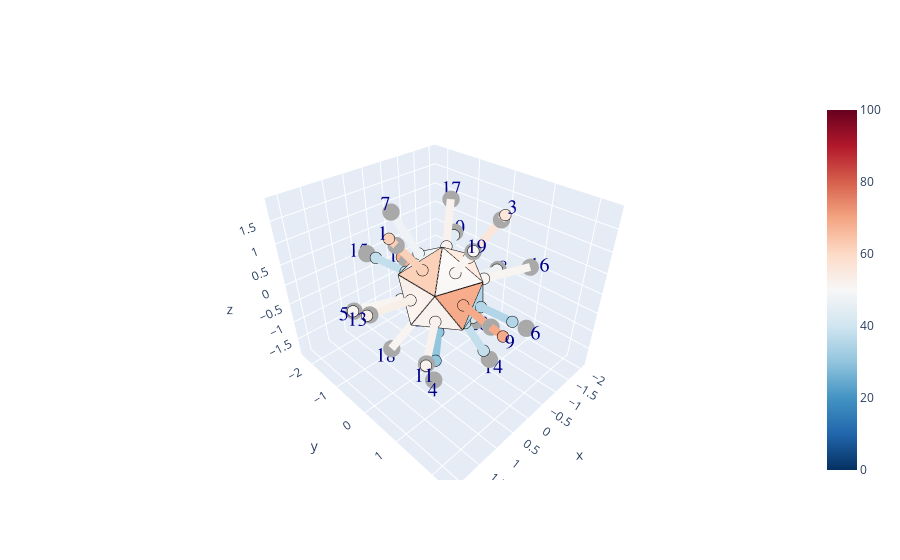

This figure's notebook cell:
### Code cell
display_dice(test_dice.iloc[:,0], cmap='rdbu_r')
# display_dice(test_dice_2.iloc[:-1,3])

#Not bad, but the face vectors could be better. Maybe need an outline.

#Also, should be uniform color for any spots that are within expected
#variance. Only color up the ones outside it!

### Figure 1 — Plotly figure (JSON) as saved in the notebook; plotly's stock layout.template omitted (floating-point values rounded to 4 significant figures)
{"data": [{"cmax": 100, "cmin": 0, "colorscale": [[0, "rgb(5,48,97)"], [0.1, "rgb(33,102,172)"], [0.2, "rgb(67,147,195)"], [0.3, "rgb(146,197,222)"], [0.4, "rgb(209,229,240)"], [0.5, "rgb(247,247,247)"], [0.6, "rgb(253,219,199)"], [0.7, "rgb(244,165,130)"], [0.8, "rgb(214,96,77)"], [0.9, "rgb(178,24,43)"], [1, "rgb(103,0,31)"]], "i": [0, 6, 0, 2, 8, 2, 0, 4, 1, 5, 1, 6, 1, 2, 7, 3, 0, 8, 0, 4], "intensity": [62, 63, 56, 30, 51, 35, 48, 48, 69, 44, 52, 68, 53, 38, 38, 51, 52, 51, 51, 40], "intensitymode": "cell", "j": [1, 8, 3, 10, 9, 3, 7, 5, 2, 6, 2, 7, 9, 4, 8, 4, 5, 10, 1, 6], "k": [9, 11, 5, 11, 10, 4, 9, 6, 3, 7, 10, 8, 10, 11, 9, 5, 7, 11, 3, 11], "lighting": {"ambient": 1}, "type": "mesh3d", "x": [0, 0.7236, 0.2764, -0.2764, -0.7236, -0.8944, -0.7236, -0.2764, 0.2764, 0.7236, 0.8944, 1.225e-16], "y": [0, 0.5257, 0.8507, 0.8507, 0.5257, 1.095e-16, -0.5257, -0.8507, -0.8507, -0.5257, -2.191e-16, 0], "z": [1, 0.4472, -0.4472, 0.4472, -0.4472, 0.4472, -0.4472, 0.4472, -0.4472, 0.4472, -0.4472, -1]}, {"marker": {"color": "darkgray", "size": 6, "symbol": "circle"}, "mode": "markers", "type": "scatter3d", "x": [1.153, -0.3564, -0.9331, 0.9331, 1.51, -0.5767, 0.3564, -1.866, 0.5767, -1.51, 1.51, -0.5767, 1.866, -0.3564, 0.5767, -1.51, -0.9331, 0.9331, 0.3564, -1.153], "y": [-8.848e-17, -1.097, 0.678, 0.678, -1.097, 1.775, -1.097, 2.655e-16, 1.775, -1.097, 1.097, -1.775, -2.631e-16, 1.097, -1.775, 1.097, -0.678, -0.678, 1.097, 1.77e-16], "z": [1.51, -1.51, 1.51, -1.51, -0.3564, -0.3564, 1.51, -0.3564, 0.3564, 0.3564, -0.3564, -0.3564, 0.3564, -1.51, 0.3564, 0.3564, 1.51, -1.51, 1.51, -1.51]}, {"marker": {"color": 1, "opacity": 1, "size": 12}, "mode": "lines", "name": "vertices", "type": "scatter3d", "x": [0, 0.7236, -0.2764, 0, -0.8944, -0.2764, 0.2764, -0.7236, -0.2764, -0.8944, -0.7236, -0.7236, -0.8944, -0.2764, -0.7236, 0.2764, -0.2764, 0, 0.7236, -0.2764, 0.2764, 0.7236, 0.7236, 0.8944, 0.2764, 1.225e-16, 0.8944, 0.2764, 1.225e-16, -0.7236, -0.7236, 1.225e-16, 0.8944, 0.7236, 0.7236, 0.2764], "y": [0, 0.5257, 0.8507, 0, 1.095e-16, 0.8507, 0.8507, 0.5257, 0.8507, 1.095e-16, 0.5257, -0.5257, 1.095e-16, -0.8507, -0.5257, -0.8507, -0.8507, 0, -0.5257, -0.8507, -0.8507, -0.5257, 0.5257, -2.191e-16, -0.8507, 0, -2.191e-16, 0.8507, 0, 0.5257, -0.5257, 0, -2.191e-16, -0.5257, 0.5257, 0.8507], "z": [1, 0.4472, 0.4472, 1, 0.4472, 0.4472, -0.4472, -0.4472, 0.4472, 0.4472, -0.4472, -0.4472, 0.4472, 0.4472, -0.4472, -0.4472, 0.4472, 1, 0.4472, 0.4472, -0.4472, 0.4472, 0.4472, -0.4472, -0.4472, -1, -0.4472, -0.4472, -1, -0.4472, -0.4472, -1, -0.4472, 0.4472, 0.4472, -0.4472]}, {"marker": {"cmax": 2, "cmin": 0, "color": [1.24, 1.24], "colorscale": [[0, "rgb(5,48,97)"], [0.1, "rgb(33,102,172)"], [0.2, "rgb(67,147,195)"], [0.3, "rgb(146,197,222)"], [0.4, "rgb(209,229,240)"], [0.5, "rgb(247,247,247)"], [0.6, "rgb(253,219,199)"], [0.7, "rgb(244,165,130)"], [0.8, "rgb(214,96,77)"], [0.9, "rgb(178,24,43)"], [1, "rgb(103,0,31)"]], "line": {"color": "black", "width": 4}, "size": 4}, "mode": "markers", "type": "scatter3d", "x": [1.299, 0.5464], "y": [-9.966e-17, -4.191e-17], "z": [1.701, 0.7152]}, {"line": {"cmax": 2, "cmin": 0, "color": [1.24, 1.24], "colorscale": [[0, "rgb(5,48,97)"], [0.1, "rgb(33,102,172)"], [0.2, "rgb(67,147,195)"], [0.3, "rgb(146,197,222)"], [0.4, "rgb(209,229,240)"], [0.5, "rgb(247,247,247)"], [0.6, "rgb(253,219,199)"], [0.7, "rgb(244,165,130)"], [0.8, "rgb(214,96,77)"], [0.9, "rgb(178,24,43)"], [1, "rgb(103,0,31)"]], "width": 16}, "marker": {"cmax": 2, "cmin": 0, "color": [1.24, 1.24], "colorscale": [[0, "rgb(5,48,97)"], [0.1, "rgb(33,102,172)"], [0.2, "rgb(67,147,195)"], [0.3, "rgb(146,197,222)"], [0.4, "rgb(209,229,240)"], [0.5, "rgb(247,247,247)"], [0.6, "rgb(253,219,199)"], [0.7, "rgb(244,165,130)"], [0.8, "rgb(214,96,77)"], [0.9, "rgb(178,24,43)"], [1, "rgb(103,0,31)"]], "size": 3}, "mode": "lines+markers", "type": "scatter3d", "x": [1.299, 0.5464], "y": [-9.966e-17, -4.191e-17], "z": [1.701, 0.7152]}, {"marker": {"cmax": 2, "cmin": 0, "color": [1.26, 1.26], "colorscale": [[0, "rgb(5,48,97)"], [0.1, "rgb(33,102,172)"], [0.2, "rgb(67,147,195)"], [0.3, "rgb(146,197,222)"], [0.4, "rgb(209,229,240)"], [0.5, "rgb(247,247,247)"], [0.6, "rgb(253,219,199)"], [0.7, "rgb(244,165,130)"], [0.8, "rgb(214,96,77)"], [0.9, "rgb(178,24,43)"], [1, "rgb(103,0,31)"]], "line": {"color": "black", "width": 4}, "size": 4}, "mode": "markers", "type": "scatter3d", "x": [-0.4052, -0.1688], "y": [-1.247, -0.5196], "z": [-1.716, -0.7152]}, {"line": {"cmax": 2, "cmin": 0, "color": [1.26, 1.26], "colorscale": [[0, "rgb(5,48,97)"], [0.1, "rgb(33,102,172)"], [0.2, "rgb(67,147,195)"], [0.3, "rgb(146,197,222)"], [0.4, "rgb(209,229,240)"], [0.5, "rgb(247,247,247)"], [0.6, "rgb(253,219,199)"], [0.7, "rgb(244,165,130)"], [0.8, "rgb(214,96,77)"], [0.9, "rgb(178,24,43)"], [1, "rgb(103,0,31)"]], "width": 16}, "marker": {"cmax": 2, "cmin": 0, "color": [1.26, 1.26], "colorscale": [[0, "rgb(5,48,97)"], [0.1, "rgb(33,102,172)"], [0.2, "rgb(67,147,195)"], [0.3, "rgb(146,197,222)"], [0.4, "rgb(209,229,240)"], [0.5, "rgb(247,247,247)"], [0.6, "rgb(253,219,199)"], [0.7, "rgb(244,165,130)"], [0.8, "rgb(214,96,77)"], [0.9, "rgb(178,24,43)"], [1, "rgb(103,0,31)"]], "size": 3}, "mode": "lines+markers", "type": "scatter3d", "x": [-0.4052, -0.1688], "y": [-1.247, -0.5196], "z": [-1.716, -0.7152]}, {"marker": {"cmax": 2, "cmin": 0, "color": [1.12, 1.12], "colorscale": [[0, "rgb(5,48,97)"], [0.1, "rgb(33,102,172)"], [0.2, "rgb(67,147,195)"], [0.3, "rgb(146,197,222)"], [0.4, "rgb(209,229,240)"], [0.5, "rgb(247,247,247)"], [0.6, "rgb(253,219,199)"], [0.7, "rgb(244,165,130)"], [0.8, "rgb(214,96,77)"], [0.9, "rgb(178,24,43)"], [1, "rgb(103,0,31)"]], "line": {"color": "black", "width": 4}, "size": 4}, "mode": "markers", "type": "scatter3d", "x": [-0.9921, -0.442], "y": [0.7208, 0.3211], "z": [1.605, 0.7152]}, {"line": {"cmax": 2, "cmin": 0, "color": [1.12, 1.12], "colorscale": [[0, "rgb(5,48,97)"], [0.1, "rgb(33,102,172)"], [0.2, "rgb(67,147,195)"], [0.3, "rgb(146,197,222)"], [0.4, "rgb(209,229,240)"], [0.5, "rgb(247,247,247)"], [0.6, "rgb(253,219,199)"], [0.7, "rgb(244,165,130)"], [0.8, "rgb(214,96,77)"], [0.9, "rgb(178,24,43)"], [1, "rgb(103,0,31)"]], "width": 16}, "marker": {"cmax": 2, "cmin": 0, "color": [1.12, 1.12], "colorscale": [[0, "rgb(5,48,97)"], [0.1, "rgb(33,102,172)"], [0.2, "rgb(67,147,195)"], [0.3, "rgb(146,197,222)"], [0.4, "rgb(209,229,240)"], [0.5, "rgb(247,247,247)"], [0.6, "rgb(253,219,199)"], [0.7, "rgb(244,165,130)"], [0.8, "rgb(214,96,77)"], [0.9, "rgb(178,24,43)"], [1, "rgb(103,0,31)"]], "size": 3}, "mode": "lines+markers", "type": "scatter3d", "x": [-0.9921, -0.442], "y": [0.7208, 0.3211], "z": [1.605, 0.7152]}, {"marker": {"cmax": 2, "cmin": 0, "color": [0.6, 0.6], "colorscale": [[0, "rgb(5,48,97)"], [0.1, "rgb(33,102,172)"], [0.2, "rgb(67,147,195)"], [0.3, "rgb(146,197,222)"], [0.4, "rgb(209,229,240)"], [0.5, "rgb(247,247,247)"], [0.6, "rgb(253,219,199)"], [0.7, "rgb(244,165,130)"], [0.8, "rgb(214,96,77)"], [0.9, "rgb(178,24,43)"], [1, "rgb(103,0,31)"]], "line": {"color": "black", "width": 4}, "size": 4}, "mode": "markers", "type": "scatter3d", "x": [0.7367, 0.442], "y": [0.5352, 0.3211], "z": [-1.192, -0.7152]}, {"line": {"cmax": 2, "cmin": 0, "color": [0.6, 0.6], "colorscale": [[0, "rgb(5,48,97)"], [0.1, "rgb(33,102,172)"], [0.2, "rgb(67,147,195)"], [0.3, "rgb(146,197,222)"], [0.4, "rgb(209,229,240)"], [0.5, "rgb(247,247,247)"], [0.6, "rgb(253,219,199)"], [0.7, "rgb(244,165,130)"], [0.8, "rgb(214,96,77)"], [0.9, "rgb(178,24,43)"], [1, "rgb(103,0,31)"]], "width": 16}, "marker": {"cmax": 2, "cmin": 0, "color": [0.6, 0.6], "colorscale": [[0, "rgb(5,48,97)"], [0.1, "rgb(33,102,172)"], [0.2, "rgb(67,147,195)"], [0.3, "rgb(146,197,222)"], [0.4, "rgb(209,229,240)"], [0.5, "rgb(247,247,247)"], [0.6, "rgb(253,219,199)"], [0.7, "rgb(244,165,130)"], [0.8, "rgb(214,96,77)"], [0.9, "rgb(178,24,43)"], [1, "rgb(103,0,31)"]], "size": 3}, "mode": "lines+markers", "type": "scatter3d", "x": [0.7367, 0.442], "y": [0.5352, 0.3211], "z": [-1.192, -0.7152]}, {"marker": {"cmax": 2, "cmin": 0, "color": [1.02, 1.02], "colorscale": [[0, "rgb(5,48,97)"], [0.1, "rgb(33,102,172)"], [0.2, "rgb(67,147,195)"], [0.3, "rgb(146,197,222)"], [0.4, "rgb(209,229,240)"], [0.5, "rgb(247,247,247)"], [0.6, "rgb(253,219,199)"], [0.7, "rgb(244,165,130)"], [0.8, "rgb(214,96,77)"], [0.9, "rgb(178,24,43)"], [1, "rgb(103,0,31)"]], "line": {"color": "black", "width": 4}, "size": 4}, "mode": "markers", "type": "scatter3d", "x": [1.526, 0.7152], "y": [-1.109, -0.5196], "z": [-0.3602, -0.1688]}, {"line": {"cmax": 2, "cmin": 0, "color": [1.02, 1.02], "colorscale": [[0, "rgb(5,48,97)"], [0.1, "rgb(33,102,172)"], [0.2, "rgb(67,147,195)"], [0.3, "rgb(146,197,222)"], [0.4, "rgb(209,229,240)"], [0.5, "rgb(247,247,247)"], [0.6, "rgb(253,219,199)"], [0.7, "rgb(244,165,130)"], [0.8, "rgb(214,96,77)"], [0.9, "rgb(178,24,43)"], [1, "rgb(103,0,31)"]], "width": 16}, "marker": {"cmax": 2, "cmin": 0, "color": [1.02, 1.02], "colorscale": [[0, "rgb(5,48,97)"], [0.1, "rgb(33,102,172)"], [0.2, "rgb(67,147,195)"], [0.3, "rgb(146,197,222)"], [0.4, "rgb(209,229,240)"], [0.5, "rgb(247,247,247)"], [0.6, "rgb(253,219,199)"], [0.7, "rgb(244,165,130)"], [0.8, "rgb(214,96,77)"], [0.9, "rgb(178,24,43)"], [1, "rgb(103,0,31)"]], "size": 3}, "mode": "lines+markers", "type": "scatter3d", "x": [1.526, 0.7152], "y": [-1.109, -0.5196], "z": [-0.3602, -0.1688]}, {"marker": {"cmax": 2, "cmin": 0, "color": [0.7, 0.7], "colorscale": [[0, "rgb(5,48,97)"], [0.1, "rgb(33,102,172)"], [0.2, "rgb(67,147,195)"], [0.3, "rgb(146,197,222)"], [0.4, "rgb(209,229,240)"], [0.5, "rgb(247,247,247)"], [0.6, "rgb(253,219,199)"], [0.7, "rgb(244,165,130)"], [0.8, "rgb(214,96,77)"], [0.9, "rgb(178,24,43)"], [1, "rgb(103,0,31)"]], "line": {"color": "black", "width": 4}, "size": 4}, "mode": "markers", "type": "scatter3d", "x": [-0.4856, -0.2732], "y": [1.495, 0.8408], "z": [-0.3001, -0.1688]}, {"line": {"cmax": 2, "cmin": 0, "color": [0.7, 0.7], "colorscale": [[0, "rgb(5,48,97)"], [0.1, "rgb(33,102,172)"], [0.2, "rgb(67,147,195)"], [0.3, "rgb(146,197,222)"], [0.4, "rgb(209,229,240)"], [0.5, "rgb(247,247,247)"], [0.6, "rgb(253,219,199)"], [0.7, "rgb(244,165,130)"], [0.8, "rgb(214,96,77)"], [0.9, "rgb(178,24,43)"], [1, "rgb(103,0,31)"]], "width": 16}, "marker": {"cmax": 2, "cmin": 0, "color": [0.7, 0.7], "colorscale": [[0, "rgb(5,48,97)"], [0.1, "rgb(33,102,172)"], [0.2, "rgb(67,147,195)"], [0.3, "rgb(146,197,222)"], [0.4, "rgb(209,229,240)"], [0.5, "rgb(247,247,247)"], [0.6, "rgb(253,219,199)"], [0.7, "rgb(244,165,130)"], [0.8, "rgb(214,96,77)"], [0.9, "rgb(178,24,43)"], [1, "rgb(103,0,31)"]], "size": 3}, "mode": "lines+markers", "type": "scatter3d", "x": [-0.4856, -0.2732], "y": [1.495, 0.8408], "z": [-0.3001, -0.1688]}, {"marker": {"cmax": 2, "cmin": 0, "color": [0.96, 0.96], "colorscale": [[0, "rgb(5,48,97)"], [0.1, "rgb(33,102,172)"], [0.2, "rgb(67,147,195)"], [0.3, "rgb(146,197,222)"], [0.4, "rgb(209,229,240)"], [0.5, "rgb(247,247,247)"], [0.6, "rgb(253,219,199)"], [0.7, "rgb(244,165,130)"], [0.8, "rgb(214,96,77)"], [0.9, "rgb(178,24,43)"], [1, "rgb(103,0,31)"]], "line": {"color": "black", "width": 4}, "size": 4}, "mode": "markers", "type": "scatter3d", "x": [0.3489, 0.1688], "y": [-1.074, -0.5196], "z": [1.478, 0.7152]}, {"line": {"cmax": 2, "cmin": 0, "color": [0.96, 0.96], "colorscale": [[0, "rgb(5,48,97)"], [0.1, "rgb(33,102,172)"], [0.2, "rgb(67,147,195)"], [0.3, "rgb(146,197,222)"], [0.4, "rgb(209,229,240)"], [0.5, "rgb(247,247,247)"], [0.6, "rgb(253,219,199)"], [0.7, "rgb(244,165,130)"], [0.8, "rgb(214,96,77)"], [0.9, "rgb(178,24,43)"], [1, "rgb(103,0,31)"]], "width": 16}, "marker": {"cmax": 2, "cmin": 0, "color": [0.96, 0.96], "colorscale": [[0, "rgb(5,48,97)"], [0.1, "rgb(33,102,172)"], [0.2, "rgb(67,147,195)"], [0.3, "rgb(146,197,222)"], [0.4, "rgb(209,229,240)"], [0.5, "rgb(247,247,247)"], [0.6, "rgb(253,219,199)"], [0.7, "rgb(244,165,130)"], [0.8, "rgb(214,96,77)"], [0.9, "rgb(178,24,43)"], [1, "rgb(103,0,31)"]], "size": 3}, "mode": "lines+markers", "type": "scatter3d", "x": [0.3489, 0.1688], "y": [-1.074, -0.5196], "z": [1.478, 0.7152]}, {"marker": {"cmax": 2, "cmin": 0, "color": [0.96, 0.96], "colorscale": [[0, "rgb(5,48,97)"], [0.1, "rgb(33,102,172)"], [0.2, "rgb(67,147,195)"], [0.3, "rgb(146,197,222)"], [0.4, "rgb(209,229,240)"], [0.5, "rgb(247,247,247)"], [0.6, "rgb(253,219,199)"], [0.7, "rgb(244,165,130)"], [0.8, "rgb(214,96,77)"], [0.9, "rgb(178,24,43)"], [1, "rgb(103,0,31)"]], "line": {"color": "black", "width": 4}, "size": 4}, "mode": "markers", "type": "scatter3d", "x": [-1.827, -0.884], "y": [2.599e-16, 1.257e-16], "z": [-0.3489, -0.1688]}, {"line": {"cmax": 2, "cmin": 0, "color": [0.96, 0.96], "colorscale": [[0, "rgb(5,48,97)"], [0.1, "rgb(33,102,172)"], [0.2, "rgb(67,147,195)"], [0.3, "rgb(146,197,222)"], [0.4, "rgb(209,229,240)"], [0.5, "rgb(247,247,247)"], [0.6, "rgb(253,219,199)"], [0.7, "rgb(244,165,130)"], [0.8, "rgb(214,96,77)"], [0.9, "rgb(178,24,43)"], [1, "rgb(103,0,31)"]], "width": 16}, "marker": {"cmax": 2, "cmin": 0, "color": [0.96, 0.96], "colorscale": [[0, "rgb(5,48,97)"], [0.1, "rgb(33,102,172)"], [0.2, "rgb(67,147,195)"], [0.3, "rgb(146,197,222)"], [0.4, "rgb(209,229,240)"], [0.5, "rgb(247,247,247)"], [0.6, "rgb(253,219,199)"], [0.7, "rgb(244,165,130)"], [0.8, "rgb(214,96,77)"], [0.9, "rgb(178,24,43)"], [1, "rgb(103,0,31)"]], "size": 3}, "mode": "lines+markers", "type": "scatter3d", "x": [-1.827, -0.884], "y": [2.599e-16, 1.257e-16], "z": [-0.3489, -0.1688]}, {"marker": {"cmax": 2, "cmin": 0, "color": [1.38, 1.38], "colorscale": [[0, "rgb(5,48,97)"], [0.1, "rgb(33,102,172)"], [0.2, "rgb(67,147,195)"], [0.3, "rgb(146,197,222)"], [0.4, "rgb(209,229,240)"], [0.5, "rgb(247,247,247)"], [0.6, "rgb(253,219,199)"], [0.7, "rgb(244,165,130)"], [0.8, "rgb(214,96,77)"], [0.9, "rgb(178,24,43)"], [1, "rgb(103,0,31)"]], "line": {"color": "black", "width": 4}, "size": 4}, "mode": "markers", "type": "scatter3d", "x": [0.6921, 0.2732], "y": [2.13, 0.8408], "z": [0.4277, 0.1688]}, {"line": {"cmax": 2, "cmin": 0, "color": [1.38, 1.38], "colorscale": [[0, "rgb(5,48,97)"], [0.1, "rgb(33,102,172)"], [0.2, "rgb(67,147,195)"], [0.3, "rgb(146,197,222)"], [0.4, "rgb(209,229,240)"], [0.5, "rgb(247,247,247)"], [0.6, "rgb(253,219,199)"], [0.7, "rgb(244,165,130)"], [0.8, "rgb(214,96,77)"], [0.9, "rgb(178,24,43)"], [1, "rgb(103,0,31)"]], "width": 16}, "marker": {"cmax": 2, "cmin": 0, "color": [1.38, 1.38], "colorscale": [[0, "rgb(5,48,97)"], [0.1, "rgb(33,102,172)"], [0.2, "rgb(67,147,195)"], [0.3, "rgb(146,197,222)"], [0.4, "rgb(209,229,240)"], [0.5, "rgb(247,247,247)"], [0.6, "rgb(253,219,199)"], [0.7, "rgb(244,165,130)"], [0.8, "rgb(214,96,77)"], [0.9, "rgb(178,24,43)"], [1, "rgb(103,0,31)"]], "size": 3}, "mode": "lines+markers", "type": "scatter3d", "x": [0.6921, 0.2732], "y": [2.13, 0.8408], "z": [0.4277, 0.1688]}, {"marker": {"cmax": 2, "cmin": 0, "color": [0.88, 0.88], "colorscale": [[0, "rgb(5,48,97)"], [0.1, "rgb(33,102,172)"], [0.2, "rgb(67,147,195)"], [0.3, "rgb(146,197,222)"], [0.4, "rgb(209,229,240)"], [0.5, "rgb(247,247,247)"], [0.6, "rgb(253,219,199)"], [0.7, "rgb(244,165,130)"], [0.8, "rgb(214,96,77)"], [0.9, "rgb(178,24,43)"], [1, "rgb(103,0,31)"]], "line": {"color": "black", "width": 4}, "size": 4}, "mode": "markers", "type": "scatter3d", "x": [-1.414, -0.7152], "y": [-1.028, -0.5196], "z": [0.3339, 0.1688]}, {"line": {"cmax": 2, "cmin": 0, "color": [0.88, 0.88], "colorscale": [[0, "rgb(5,48,97)"], [0.1, "rgb(33,102,172)"], [0.2, "rgb(67,147,195)"], [0.3, "rgb(146,197,222)"], [0.4, "rgb(209,229,240)"], [0.5, "rgb(247,247,247)"], [0.6, "rgb(253,219,199)"], [0.7, "rgb(244,165,130)"], [0.8, "rgb(214,96,77)"], [0.9, "rgb(178,24,43)"], [1, "rgb(103,0,31)"]], "width": 16}, "marker": {"cmax": 2, "cmin": 0, "color": [0.88, 0.88], "colorscale": [[0, "rgb(5,48,97)"], [0.1, "rgb(33,102,172)"], [0.2, "rgb(67,147,195)"], [0.3, "rgb(146,197,222)"], [0.4, "rgb(209,229,240)"], [0.5, "rgb(247,247,247)"], [0.6, "rgb(253,219,199)"], [0.7, "rgb(244,165,130)"], [0.8, "rgb(214,96,77)"], [0.9, "rgb(178,24,43)"], [1, "rgb(103,0,31)"]], "size": 3}, "mode": "lines+markers", "type": "scatter3d", "x": [-1.414, -0.7152], "y": [-1.028, -0.5196], "z": [0.3339, 0.1688]}, {"marker": {"cmax": 2, "cmin": 0, "color": [1.04, 1.04], "colorscale": [[0, "rgb(5,48,97)"], [0.1, "rgb(33,102,172)"], [0.2, "rgb(67,147,195)"], [0.3, "rgb(146,197,222)"], [0.4, "rgb(209,229,240)"], [0.5, "rgb(247,247,247)"], [0.6, "rgb(253,219,199)"], [0.7, "rgb(244,165,130)"], [0.8, "rgb(214,96,77)"], [0.9, "rgb(178,24,43)"], [1, "rgb(103,0,31)"]], "line": {"color": "black", "width": 4}, "size": 4}, "mode": "markers", "type": "scatter3d", "x": [1.542, 0.7152], "y": [1.12, 0.5196], "z": [-0.3639, -0.1688]}, {"line": {"cmax": 2, "cmin": 0, "color": [1.04, 1.04], "colorscale": [[0, "rgb(5,48,97)"], [0.1, "rgb(33,102,172)"], [0.2, "rgb(67,147,195)"], [0.3, "rgb(146,197,222)"], [0.4, "rgb(209,229,240)"], [0.5, "rgb(247,247,247)"], [0.6, "rgb(253,219,199)"], [0.7, "rgb(244,165,130)"], [0.8, "rgb(214,96,77)"], [0.9, "rgb(178,24,43)"], [1, "rgb(103,0,31)"]], "width": 16}, "marker": {"cmax": 2, "cmin": 0, "color": [1.04, 1.04], "colorscale": [[0, "rgb(5,48,97)"], [0.1, "rgb(33,102,172)"], [0.2, "rgb(67,147,195)"], [0.3, "rgb(146,197,222)"], [0.4, "rgb(209,229,240)"], [0.5, "rgb(247,247,247)"], [0.6, "rgb(253,219,199)"], [0.7, "rgb(244,165,130)"], [0.8, "rgb(214,96,77)"], [0.9, "rgb(178,24,43)"], [1, "rgb(103,0,31)"]], "size": 3}, "mode": "lines+markers", "type": "scatter3d", "x": [1.542, 0.7152], "y": [1.12, 0.5196], "z": [-0.3639, -0.1688]}, {"marker": {"cmax": 2, "cmin": 0, "color": [1.36, 1.36], "colorscale": [[0, "rgb(5,48,97)"], [0.1, "rgb(33,102,172)"], [0.2, "rgb(67,147,195)"], [0.3, "rgb(146,197,222)"], [0.4, "rgb(209,229,240)"], [0.5, "rgb(247,247,247)"], [0.6, "rgb(253,219,199)"], [0.7, "rgb(244,165,130)"], [0.8, "rgb(214,96,77)"], [0.9, "rgb(178,24,43)"], [1, "rgb(103,0,31)"]], "line": {"color": "black", "width": 4}, "size": 4}, "mode": "markers", "type": "scatter3d", "x": [-0.686, -0.2732], "y": [-2.111, -0.8408], "z": [-0.424, -0.1688]}, {"line": {"cmax": 2, "cmin": 0, "color": [1.36, 1.36], "colorscale": [[0, "rgb(5,48,97)"], [0.1, "rgb(33,102,172)"], [0.2, "rgb(67,147,195)"], [0.3, "rgb(146,197,222)"], [0.4, "rgb(209,229,240)"], [0.5, "rgb(247,247,247)"], [0.6, "rgb(253,219,199)"], [0.7, "rgb(244,165,130)"], [0.8, "rgb(214,96,77)"], [0.9, "rgb(178,24,43)"], [1, "rgb(103,0,31)"]], "width": 16}, "marker": {"cmax": 2, "cmin": 0, "color": [1.36, 1.36], "colorscale": [[0, "rgb(5,48,97)"], [0.1, "rgb(33,102,172)"], [0.2, "rgb(67,147,195)"], [0.3, "rgb(146,197,222)"], [0.4, "rgb(209,229,240)"], [0.5, "rgb(247,247,247)"], [0.6, "rgb(253,219,199)"], [0.7, "rgb(244,165,130)"], [0.8, "rgb(214,96,77)"], [0.9, "rgb(178,24,43)"], [1, "rgb(103,0,31)"]], "size": 3}, "mode": "lines+markers", "type": "scatter3d", "x": [-0.686, -0.2732], "y": [-2.111, -0.8408], "z": [-0.424, -0.1688]}, {"marker": {"cmax": 2, "cmin": 0, "color": [1.06, 1.06], "colorscale": [[0, "rgb(5,48,97)"], [0.1, "rgb(33,102,172)"], [0.2, "rgb(67,147,195)"], [0.3, "rgb(146,197,222)"], [0.4, "rgb(209,229,240)"], [0.5, "rgb(247,247,247)"], [0.6, "rgb(253,219,199)"], [0.7, "rgb(244,165,130)"], [0.8, "rgb(214,96,77)"], [0.9, "rgb(178,24,43)"], [1, "rgb(103,0,31)"]], "line": {"color": "black", "width": 4}, "size": 4}, "mode": "markers", "type": "scatter3d", "x": [1.925, 0.884], "y": [-2.714e-16, -1.246e-16], "z": [0.3677, 0.1688]}, {"line": {"cmax": 2, "cmin": 0, "color": [1.06, 1.06], "colorscale": [[0, "rgb(5,48,97)"], [0.1, "rgb(33,102,172)"], [0.2, "rgb(67,147,195)"], [0.3, "rgb(146,197,222)"], [0.4, "rgb(209,229,240)"], [0.5, "rgb(247,247,247)"], [0.6, "rgb(253,219,199)"], [0.7, "rgb(244,165,130)"], [0.8, "rgb(214,96,77)"], [0.9, "rgb(178,24,43)"], [1, "rgb(103,0,31)"]], "width": 16}, "marker": {"cmax": 2, "cmin": 0, "color": [1.06, 1.06], "colorscale": [[0, "rgb(5,48,97)"], [0.1, "rgb(33,102,172)"], [0.2, "rgb(67,147,195)"], [0.3, "rgb(146,197,222)"], [0.4, "rgb(209,229,240)"], [0.5, "rgb(247,247,247)"], [0.6, "rgb(253,219,199)"], [0.7, "rgb(244,165,130)"], [0.8, "rgb(214,96,77)"], [0.9, "rgb(178,24,43)"], [1, "rgb(103,0,31)"]], "size": 3}, "mode": "lines+markers", "type": "scatter3d", "x": [1.925, 0.884], "y": [-2.714e-16, -1.246e-16], "z": [0.3677, 0.1688]}, {"marker": {"cmax": 2, "cmin": 0, "color": [0.76, 0.76], "colorscale": [[0, "rgb(5,48,97)"], [0.1, "rgb(33,102,172)"], [0.2, "rgb(67,147,195)"], [0.3, "rgb(146,197,222)"], [0.4, "rgb(209,229,240)"], [0.5, "rgb(247,247,247)"], [0.6, "rgb(253,219,199)"], [0.7, "rgb(244,165,130)"], [0.8, "rgb(214,96,77)"], [0.9, "rgb(178,24,43)"], [1, "rgb(103,0,31)"]], "line": {"color": "black", "width": 4}, "size": 4}, "mode": "markers", "type": "scatter3d", "x": [-0.3114, -0.1688], "y": [0.9584, 0.5196], "z": [-1.319, -0.7152]}, {"line": {"cmax": 2, "cmin": 0, "color": [0.76, 0.76], "colorscale": [[0, "rgb(5,48,97)"], [0.1, "rgb(33,102,172)"], [0.2, "rgb(67,147,195)"], [0.3, "rgb(146,197,222)"], [0.4, "rgb(209,229,240)"], [0.5, "rgb(247,247,247)"], [0.6, "rgb(253,219,199)"], [0.7, "rgb(244,165,130)"], [0.8, "rgb(214,96,77)"], [0.9, "rgb(178,24,43)"], [1, "rgb(103,0,31)"]], "width": 16}, "marker": {"cmax": 2, "cmin": 0, "color": [0.76, 0.76], "colorscale": [[0, "rgb(5,48,97)"], [0.1, "rgb(33,102,172)"], [0.2, "rgb(67,147,195)"], [0.3, "rgb(146,197,222)"], [0.4, "rgb(209,229,240)"], [0.5, "rgb(247,247,247)"], [0.6, "rgb(253,219,199)"], [0.7, "rgb(244,165,130)"], [0.8, "rgb(214,96,77)"], [0.9, "rgb(178,24,43)"], [1, "rgb(103,0,31)"]], "size": 3}, "mode": "lines+markers", "type": "scatter3d", "x": [-0.3114, -0.1688], "y": [0.9584, 0.5196], "z": [-1.319, -0.7152]}, {"marker": {"cmax": 2, "cmin": 0, "color": [0.76, 0.76], "colorscale": [[0, "rgb(5,48,97)"], [0.1, "rgb(33,102,172)"], [0.2, "rgb(67,147,195)"], [0.3, "rgb(146,197,222)"], [0.4, "rgb(209,229,240)"], [0.5, "rgb(247,247,247)"], [0.6, "rgb(253,219,199)"], [0.7, "rgb(244,165,130)"], [0.8, "rgb(214,96,77)"], [0.9, "rgb(178,24,43)"], [1, "rgb(103,0,31)"]], "line": {"color": "black", "width": 4}, "size": 4}, "mode": "markers", "type": "scatter3d", "x": [0.5039, 0.2732], "y": [-1.551, -0.8408], "z": [0.3114, 0.1688]}, {"line": {"cmax": 2, "cmin": 0, "color": [0.76, 0.76], "colorscale": [[0, "rgb(5,48,97)"], [0.1, "rgb(33,102,172)"], [0.2, "rgb(67,147,195)"], [0.3, "rgb(146,197,222)"], [0.4, "rgb(209,229,240)"], [0.5, "rgb(247,247,247)"], [0.6, "rgb(253,219,199)"], [0.7, "rgb(244,165,130)"], [0.8, "rgb(214,96,77)"], [0.9, "rgb(178,24,43)"], [1, "rgb(103,0,31)"]], "width": 16}, "marker": {"cmax": 2, "cmin": 0, "color": [0.76, 0.76], "colorscale": [[0, "rgb(5,48,97)"], [0.1, "rgb(33,102,172)"], [0.2, "rgb(67,147,195)"], [0.3, "rgb(146,197,222)"], [0.4, "rgb(209,229,240)"], [0.5, "rgb(247,247,247)"], [0.6, "rgb(253,219,199)"], [0.7, "rgb(244,165,130)"], [0.8, "rgb(214,96,77)"], [0.9, "rgb(178,24,43)"], [1, "rgb(103,0,31)"]], "size": 3}, "mode": "lines+markers", "type": "scatter3d", "x": [0.5039, 0.2732], "y": [-1.551, -0.8408], "z": [0.3114, 0.1688]}, {"marker": {"cmax": 2, "cmin": 0, "color": [1.02, 1.02], "colorscale": [[0, "rgb(5,48,97)"], [0.1, "rgb(33,102,172)"], [0.2, "rgb(67,147,195)"], [0.3, "rgb(146,197,222)"], [0.4, "rgb(209,229,240)"], [0.5, "rgb(247,247,247)"], [0.6, "rgb(253,219,199)"], [0.7, "rgb(244,165,130)"], [0.8, "rgb(214,96,77)"], [0.9, "rgb(178,24,43)"], [1, "rgb(103,0,31)"]], "line": {"color": "black", "width": 4}, "size": 4}, "mode": "markers", "type": "scatter3d", "x": [-1.526, -0.7152], "y": [1.109, 0.5196], "z": [0.3602, 0.1688]}, {"line": {"cmax": 2, "cmin": 0, "color": [1.02, 1.02], "colorscale": [[0, "rgb(5,48,97)"], [0.1, "rgb(33,102,172)"], [0.2, "rgb(67,147,195)"], [0.3, "rgb(146,197,222)"], [0.4, "rgb(209,229,240)"], [0.5, "rgb(247,247,247)"], [0.6, "rgb(253,219,199)"], [0.7, "rgb(244,165,130)"], [0.8, "rgb(214,96,77)"], [0.9, "rgb(178,24,43)"], [1, "rgb(103,0,31)"]], "width": 16}, "marker": {"cmax": 2, "cmin": 0, "color": [1.02, 1.02], "colorscale": [[0, "rgb(5,48,97)"], [0.1, "rgb(33,102,172)"], [0.2, "rgb(67,147,195)"], [0.3, "rgb(146,197,222)"], [0.4, "rgb(209,229,240)"], [0.5, "rgb(247,247,247)"], [0.6, "rgb(253,219,199)"], [0.7, "rgb(244,165,130)"], [0.8, "rgb(214,96,77)"], [0.9, "rgb(178,24,43)"], [1, "rgb(103,0,31)"]], "size": 3}, "mode": "lines+markers", "type": "scatter3d", "x": [-1.526, -0.7152], "y": [1.109, 0.5196], "z": [0.3602, 0.1688]}, {"marker": {"cmax": 2, "cmin": 0, "color": [1.04, 1.04], "colorscale": [[0, "rgb(5,48,97)"], [0.1, "rgb(33,102,172)"], [0.2, "rgb(67,147,195)"], [0.3, "rgb(146,197,222)"], [0.4, "rgb(209,229,240)"], [0.5, "rgb(247,247,247)"], [0.6, "rgb(253,219,199)"], [0.7, "rgb(244,165,130)"], [0.8, "rgb(214,96,77)"], [0.9, "rgb(178,24,43)"], [1, "rgb(103,0,31)"]], "line": {"color": "black", "width": 4}, "size": 4}, "mode": "markers", "type": "scatter3d", "x": [-0.9528, -0.442], "y": [-0.6922, -0.3211], "z": [1.542, 0.7152]}, {"line": {"cmax": 2, "cmin": 0, "color": [1.04, 1.04], "colorscale": [[0, "rgb(5,48,97)"], [0.1, "rgb(33,102,172)"], [0.2, "rgb(67,147,195)"], [0.3, "rgb(146,197,222)"], [0.4, "rgb(209,229,240)"], [0.5, "rgb(247,247,247)"], [0.6, "rgb(253,219,199)"], [0.7, "rgb(244,165,130)"], [0.8, "rgb(214,96,77)"], [0.9, "rgb(178,24,43)"], [1, "rgb(103,0,31)"]], "width": 16}, "marker": {"cmax": 2, "cmin": 0, "color": [1.04, 1.04], "colorscale": [[0, "rgb(5,48,97)"], [0.1, "rgb(33,102,172)"], [0.2, "rgb(67,147,195)"], [0.3, "rgb(146,197,222)"], [0.4, "rgb(209,229,240)"], [0.5, "rgb(247,247,247)"], [0.6, "rgb(253,219,199)"], [0.7, "rgb(244,165,130)"], [0.8, "rgb(214,96,77)"], [0.9, "rgb(178,24,43)"], [1, "rgb(103,0,31)"]], "size": 3}, "mode": "lines+markers", "type": "scatter3d", "x": [-0.9528, -0.442], "y": [-0.6922, -0.3211], "z": [1.542, 0.7152]}, {"marker": {"cmax": 2, "cmin": 0, "color": [1.02, 1.02], "colorscale": [[0, "rgb(5,48,97)"], [0.1, "rgb(33,102,172)"], [0.2, "rgb(67,147,195)"], [0.3, "rgb(146,197,222)"], [0.4, "rgb(209,229,240)"], [0.5, "rgb(247,247,247)"], [0.6, "rgb(253,219,199)"], [0.7, "rgb(244,165,130)"], [0.8, "rgb(214,96,77)"], [0.9, "rgb(178,24,43)"], [1, "rgb(103,0,31)"]], "line": {"color": "black", "width": 4}, "size": 4}, "mode": "markers", "type": "scatter3d", "x": [0.943, 0.442], "y": [-0.6851, -0.3211], "z": [-1.526, -0.7152]}, {"line": {"cmax": 2, "cmin": 0, "color": [1.02, 1.02], "colorscale": [[0, "rgb(5,48,97)"], [0.1, "rgb(33,102,172)"], [0.2, "rgb(67,147,195)"], [0.3, "rgb(146,197,222)"], [0.4, "rgb(209,229,240)"], [0.5, "rgb(247,247,247)"], [0.6, "rgb(253,219,199)"], [0.7, "rgb(244,165,130)"], [0.8, "rgb(214,96,77)"], [0.9, "rgb(178,24,43)"], [1, "rgb(103,0,31)"]], "width": 16}, "marker": {"cmax": 2, "cmin": 0, "color": [1.02, 1.02], "colorscale": [[0, "rgb(5,48,97)"], [0.1, "rgb(33,102,172)"], [0.2, "rgb(67,147,195)"], [0.3, "rgb(146,197,222)"], [0.4, "rgb(209,229,240)"], [0.5, "rgb(247,247,247)"], [0.6, "rgb(253,219,199)"], [0.7, "rgb(244,165,130)"], [0.8, "rgb(214,96,77)"], [0.9, "rgb(178,24,43)"], [1, "rgb(103,0,31)"]], "size": 3}, "mode": "lines+markers", "type": "scatter3d", "x": [0.943, 0.442], "y": [-0.6851, -0.3211], "z": [-1.526, -0.7152]}, {"marker": {"cmax": 2, "cmin": 0, "color": [1.02, 1.02], "colorscale": [[0, "rgb(5,48,97)"], [0.1, "rgb(33,102,172)"], [0.2, "rgb(67,147,195)"], [0.3, "rgb(146,197,222)"], [0.4, "rgb(209,229,240)"], [0.5, "rgb(247,247,247)"], [0.6, "rgb(253,219,199)"], [0.7, "rgb(244,165,130)"], [0.8, "rgb(214,96,77)"], [0.9, "rgb(178,24,43)"], [1, "rgb(103,0,31)"]], "line": {"color": "black", "width": 4}, "size": 4}, "mode": "markers", "type": "scatter3d", "x": [0.3602, 0.1688], "y": [1.109, 0.5196], "z": [1.526, 0.7152]}, {"line": {"cmax": 2, "cmin": 0, "color": [1.02, 1.02], "colorscale": [[0, "rgb(5,48,97)"], [0.1, "rgb(33,102,172)"], [0.2, "rgb(67,147,195)"], [0.3, "rgb(146,197,222)"], [0.4, "rgb(209,229,240)"], [0.5, "rgb(247,247,247)"], [0.6, "rgb(253,219,199)"], [0.7, "rgb(244,165,130)"], [0.8, "rgb(214,96,77)"], [0.9, "rgb(178,24,43)"], [1, "rgb(103,0,31)"]], "width": 16}, "marker": {"cmax": 2, "cmin": 0, "color": [1.02, 1.02], "colorscale": [[0, "rgb(5,48,97)"], [0.1, "rgb(33,102,172)"], [0.2, "rgb(67,147,195)"], [0.3, "rgb(146,197,222)"], [0.4, "rgb(209,229,240)"], [0.5, "rgb(247,247,247)"], [0.6, "rgb(253,219,199)"], [0.7, "rgb(244,165,130)"], [0.8, "rgb(214,96,77)"], [0.9, "rgb(178,24,43)"], [1, "rgb(103,0,31)"]], "size": 3}, "mode": "lines+markers", "type": "scatter3d", "x": [0.3602, 0.1688], "y": [1.109, 0.5196], "z": [1.526, 0.7152]}, {"marker": {"cmax": 2, "cmin": 0, "color": [0.8, 0.8], "colorscale": [[0, "rgb(5,48,97)"], [0.1, "rgb(33,102,172)"], [0.2, "rgb(67,147,195)"], [0.3, "rgb(146,197,222)"], [0.4, "rgb(209,229,240)"], [0.5, "rgb(247,247,247)"], [0.6, "rgb(253,219,199)"], [0.7, "rgb(244,165,130)"], [0.8, "rgb(214,96,77)"], [0.9, "rgb(178,24,43)"], [1, "rgb(103,0,31)"]], "line": {"color": "black", "width": 4}, "size": 4}, "mode": "markers", "type": "scatter3d", "x": [-1.032, -0.5464], "y": [1.583e-16, 8.383e-17], "z": [-1.351, -0.7152]}, {"line": {"cmax": 2, "cmin": 0, "color": [0.8, 0.8], "colorscale": [[0, "rgb(5,48,97)"], [0.1, "rgb(33,102,172)"], [0.2, "rgb(67,147,195)"], [0.3, "rgb(146,197,222)"], [0.4, "rgb(209,229,240)"], [0.5, "rgb(247,247,247)"], [0.6, "rgb(253,219,199)"], [0.7, "rgb(244,165,130)"], [0.8, "rgb(214,96,77)"], [0.9, "rgb(178,24,43)"], [1, "rgb(103,0,31)"]], "width": 16}, "marker": {"cmax": 2, "cmin": 0, "color": [0.8, 0.8], "colorscale": [[0, "rgb(5,48,97)"], [0.1, "rgb(33,102,172)"], [0.2, "rgb(67,147,195)"], [0.3, "rgb(146,197,222)"], [0.4, "rgb(209,229,240)"], [0.5, "rgb(247,247,247)"], [0.6, "rgb(253,219,199)"], [0.7, "rgb(244,165,130)"], [0.8, "rgb(214,96,77)"], [0.9, "rgb(178,24,43)"], [1, "rgb(103,0,31)"]], "size": 3}, "mode": "lines+markers", "type": "scatter3d", "x": [-1.032, -0.5464], "y": [1.583e-16, 8.383e-17], "z": [-1.351, -0.7152]}, {"mode": "text", "text": ["1", "2", "3", "4", "5", "6", "7", "8", "9", "10", "11", "12", "13", "14", "15", "16", "17", "18", "19", "20"], "textfont": {"color": "darkblue", "family": "sans serif", "size": 20}, "textposition": "middle center", "type": "scatter3d", "x": [1.421, -0.4427, -1.09, 1.031, 1.685, -0.6374, 0.3939, -2.063, 0.7528, -1.669, 1.701, -0.7467, 2.122, -0.3939, 0.6374, -1.685, -1.051, 1.041, 0.3977, -1.275], "y": [-1.09e-16, -1.363, 0.7921, 0.7493, -1.224, 1.962, -1.212, 2.934e-16, 2.317, -1.212, 1.236, -2.298, -2.991e-16, 1.212, -1.962, 1.224, -0.7636, -0.7565, 1.224, 1.956e-16], "z": [1.859, -1.875, 1.764, -1.669, -0.3977, -0.3939, 1.669, -0.3939, 0.4652, 0.3939, -0.4014, -0.4615, 0.4052, -1.669, 0.3939, 0.3977, 1.701, -1.685, 1.685, -1.669]}], "layout": {"showlegend": false}}
